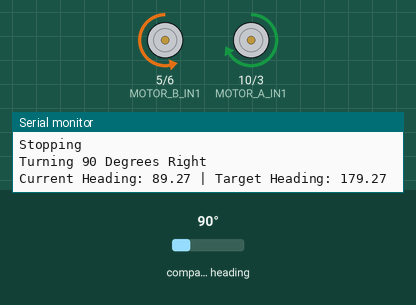
The sketch below on a simulated Arduino Uno, built with avr-gcc and run on an emulated ATmega328P. Parts: motor-driver pin pairs drawn as motors (green arrow = first pin HIGH = forward, orange = second pin HIGH = backward, longer = more drive), the last lines printed to the serial monitor. Inputs (shaded band) come from the test bench; at power-on: compass heading 90°.

Above: at 3.3 s.
3.4 s: compass heading set to 172°
4.9 s: compass heading set to 180°
At 7.1 s:
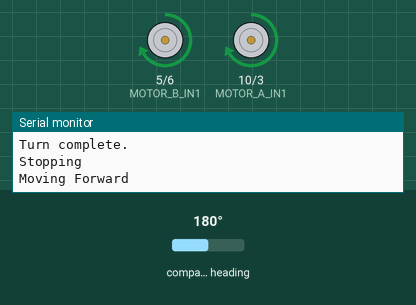
At 9.5 s:
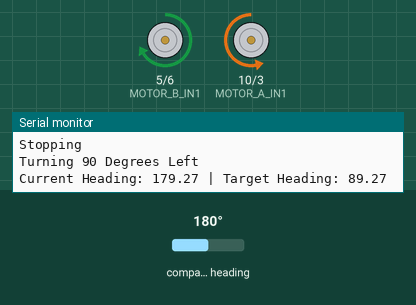
Timing chart, 0 to 11.0 s (numbered marks = the images above; inputs shaded):
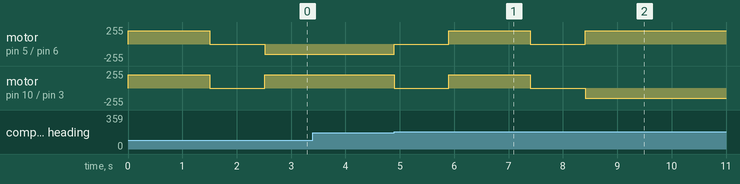

The sketch:

Lab8Magnetometer.ino
```cpp
#include <Wire.h>
#include <Adafruit_Sensor.h>
#include <Adafruit_HMC5883_U.h>

// --- Motor Driver Pins (DRV8833) ---
const int MOTOR_A_IN1 = 10;
const int MOTOR_A_IN2 = 3;
const int MOTOR_B_IN1 = 5;
const int MOTOR_B_IN2 = 6;

// --- Constants ---
const int FORWARD_SPEED = 200;
const int TURN_SPEED = 150;

// =================================================================
// <<< CALIBRATION OFFSETS - REPLACE THESE VALUES WITH YOURS! >>>
const float X_OFFSET = 0.0; // Example: (x_max + x_min) / 2
const float Y_OFFSET = 0.0; // Example: (y_max + y_min) / 2
// =================================================================


// --- HMC5883L Sensor ---
Adafruit_HMC5883_Unified mag = Adafruit_HMC5883_Unified(12345);

// (The rest of your setup() and loop() functions are the same)
// ...

void setup() {
  pinMode(MOTOR_A_IN1, OUTPUT);
  pinMode(MOTOR_A_IN2, OUTPUT);
  pinMode(MOTOR_B_IN1, OUTPUT);
  pinMode(MOTOR_B_IN2, OUTPUT);
  Serial.begin(9600);
  if(!mag.begin()) {
    Serial.println("Ooops, no HMC5883 detected ... Check your wiring!");
    while(1);
  }
}

// ... loop(), moveForward(), turnRight(), turnLeft(), stopMotors() ...
// (These functions remain unchanged from the previous version)

void loop() {
  Serial.println("Moving Forward");
  moveForward();
  delay(1500);
  stopMotors();
  Serial.println("Stopping");
  delay(1000);
  Serial.println("Turning 90 Degrees Right");
  turnDegrees(90);
  stopMotors();
  Serial.println("Stopping");
  delay(1000);
  Serial.println("Moving Forward");
  moveForward();
  delay(1500);
  stopMotors();
  Serial.println("Stopping");
  delay(1000);
  Serial.println("Turning 90 Degrees Left");
  turnDegrees(-90);
  stopMotors();
  Serial.println("Stopping");
  delay(1000);
}

void moveForward() {
  analogWrite(MOTOR_A_IN1, FORWARD_SPEED);
  analogWrite(MOTOR_A_IN2, 0);
  analogWrite(MOTOR_B_IN1, FORWARD_SPEED);
  analogWrite(MOTOR_B_IN2, 0);
}

void turnRight() {
  analogWrite(MOTOR_A_IN1, TURN_SPEED);
  analogWrite(MOTOR_A_IN2, 0);
  analogWrite(MOTOR_B_IN1, 0);
  analogWrite(MOTOR_B_IN2, TURN_SPEED);
}

void turnLeft() {
  analogWrite(MOTOR_A_IN1, 0);
  analogWrite(MOTOR_A_IN2, TURN_SPEED);
  analogWrite(MOTOR_B_IN1, TURN_SPEED);
  analogWrite(MOTOR_B_IN2, 0);
}

void stopMotors() {
  analogWrite(MOTOR_A_IN1, 0);
  analogWrite(MOTOR_A_IN2, 0);
  analogWrite(MOTOR_B_IN1, 0);
  analogWrite(MOTOR_B_IN2, 0);
}


// --- UPDATED getHeading() FUNCTION ---
float getHeading() {
  sensors_event_t event;
  mag.getEvent(&event);

  // Apply the calibration offsets
  float x = event.magnetic.x - X_OFFSET;
  float y = event.magnetic.y - Y_OFFSET;

  // Calculate the heading in degrees
  float heading = atan2(y, x);

  // Magnetic Declination for Catbalogan City, Philippines is approx -0.73 degrees
  float declinationAngle = -0.73;
  heading += declinationAngle * M_PI / 180;

  // Convert from radians to degrees
  heading = heading * 180 / M_PI;

  // Normalize to 0-360
  if(heading < 0) {
    heading += 360;
  }
  return heading;
}

// --- UPDATED turnDegrees() FUNCTION ---
void turnDegrees(int degrees) {
  float currentHeading = getHeading();
  float targetHeading = currentHeading + degrees;

  // Normalize target heading to be within 0-360
  targetHeading = fmod(targetHeading + 360, 360);

  Serial.print("Current Heading: "); Serial.print(currentHeading);
  Serial.print(" | Target Heading: "); Serial.println(targetHeading);

  int tolerance = 5; // Degrees of tolerance

  if (degrees > 0) { // Turn right
    turnRight();
  } else { // Turn left
    turnLeft();
  }

  while (true) {
    currentHeading = getHeading();
    float delta = targetHeading - currentHeading;

    // Handle the 0/360 "wraparound"
    if (delta > 180) delta -= 360;
    if (delta < -180) delta += 360;

    if (abs(delta) <= tolerance) {
      break; // We've reached the target
    }
  }

  stopMotors();
  Serial.println("Turn complete.");
}
```

Measured:
- the behaviour switches between 174 and 175° on compass heading (found by bisection; images 0 and 1)
- after the input at 3.4 s, every drawn part: stays the same
